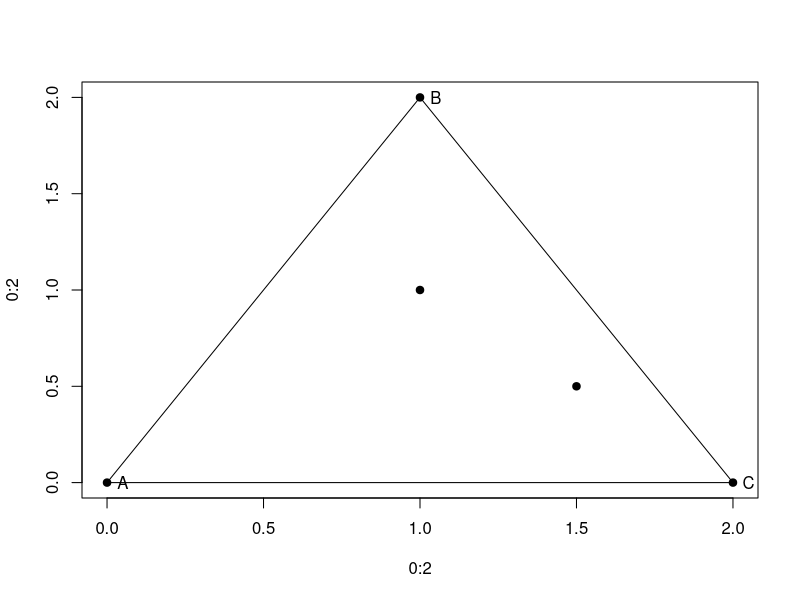

The R script that drew this image:
# Set up diagram (using base R graphs)

plot(0:2, 0:2, type = "n")
x <- c(0, 1, 2)
y <- c(0, 2, 0)
points(x, y, pch = 19)
labels <- c("A", "B", "C")
text(x + 0.05, y, labels)
segments(0, 0, 2, 0)
segments(0, 0, 1, 2)
segments(1, 2, 2, 0)
points(1, 1, pch = 19)


# Code to start the game

startX <- 1
startY <- 1
myvertices <- c("A", "B", "C")




# Code to update position for next dot

mysample <- sample(myvertices, 1)

if(mysample == "A") {
  midX <- (0 + startX) / 2
  midY <- (0 + startY) / 2
  } else if(mysample == "B") {
    midX <- (1 + startX) / 2
    midY <- (2 + startY) / 2
    } else {
      midX <- (2 + startX) / 2
      midY <- (0 + startY) / 2
    }

points(midX, midY, pch = 19)

startX <- midX
startY <- midY





# Learning about loops

# Example 1
for(i in 1:5) { print(i) }

#Example 2
for(index in seq(0, 10, 2)) { print(index) }

#Example 3
for(j in c(1, 12, 50)) {
  print(j)
  print(2 * j)
}

#Example 4
sum <- 0
for(k in 1:10) {
  sum <- sum + k
}
sum

#Example 5
sum <- 1
for(k in 2:10){
  sum[k] <- sum[k-1] + k
}
sum

#Example 6
m <- NULL
mymat <- matrix(1:25, nrow = 5, ncol = 5, byrow = TRUE)
for(i in 1:length(mymat[1, ])) {
  m[i] <- mean(mymat[, i])
}
# What is the object m? -- a vector of column means 
m
# How else have we calculated m in class?
apply(mymat, 2, mean)



### Practice #1 ###

sum <- 0
for(i in 1:100) {
  sum <- sum + i^2
  print(sum)
}